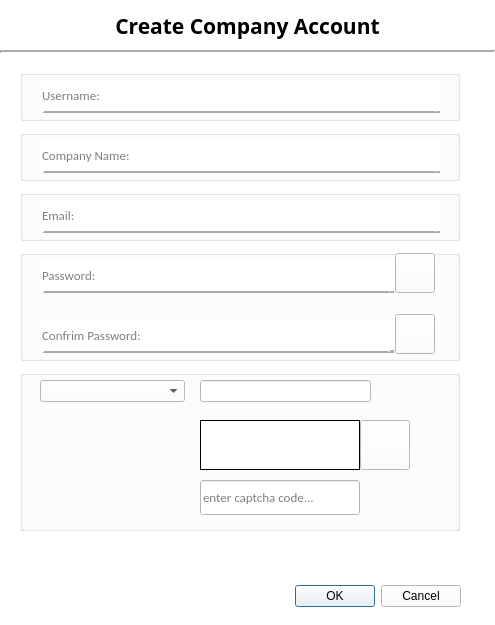
<?xml version="1.0" encoding="UTF-8"?>
<ui version="4.0">
 <class>CompanySignup</class>
 <widget class="QDialog" name="CompanySignup">
  <property name="geometry">
   <rect>
    <x>0</x>
    <y>0</y>
    <width>495</width>
    <height>625</height>
   </rect>
  </property>
  <property name="windowTitle">
   <string>Dialog</string>
  </property>
  <property name="styleSheet">
   <string notr="true">background-color: rgb(255, 255, 255);</string>
  </property>
  <widget class="QDialogButtonBox" name="buttonBox">
   <property name="geometry">
    <rect>
     <x>120</x>
     <y>580</y>
     <width>341</width>
     <height>32</height>
    </rect>
   </property>
   <property name="orientation">
    <enum>Qt::Horizontal</enum>
   </property>
   <property name="standardButtons">
    <set>QDialogButtonBox::Cancel|QDialogButtonBox::Ok</set>
   </property>
  </widget>
  <widget class="QGroupBox" name="usernameGroup_2">
   <property name="geometry">
    <rect>
     <x>20</x>
     <y>70</y>
     <width>440</width>
     <height>51</height>
    </rect>
   </property>
   <property name="font">
    <font>
     <family>Calibri Light</family>
     <pointsize>8</pointsize>
    </font>
   </property>
   <property name="title">
    <string/>
   </property>
   <widget class="Line" name="line_2">
    <property name="geometry">
     <rect>
      <x>20</x>
      <y>40</y>
      <width>400</width>
      <height>3</height>
     </rect>
    </property>
    <property name="font">
     <font>
      <family>Calibri Light</family>
      <pointsize>20</pointsize>
      <weight>50</weight>
      <bold>false</bold>
     </font>
    </property>
    <property name="frameShadow">
     <enum>QFrame::Raised</enum>
    </property>
    <property name="lineWidth">
     <number>5</number>
    </property>
    <property name="orientation">
     <enum>Qt::Horizontal</enum>
    </property>
   </widget>
   <widget class="QLineEdit" name="EditUsername">
    <property name="geometry">
     <rect>
      <x>20</x>
      <y>10</y>
      <width>400</width>
      <height>31</height>
     </rect>
    </property>
    <property name="font">
     <font>
      <family>Calibri</family>
      <pointsize>10</pointsize>
     </font>
    </property>
    <property name="maxLength">
     <number>20</number>
    </property>
    <property name="frame">
     <bool>false</bool>
    </property>
    <property name="placeholderText">
     <string>Username:</string>
    </property>
   </widget>
  </widget>
  <widget class="QLabel" name="signupLBL">
   <property name="geometry">
    <rect>
     <x>0</x>
     <y>0</y>
     <width>495</width>
     <height>51</height>
    </rect>
   </property>
   <property name="font">
    <font>
     <family>Noto Sans</family>
     <pointsize>16</pointsize>
     <weight>75</weight>
     <bold>true</bold>
    </font>
   </property>
   <property name="frameShape">
    <enum>QFrame::NoFrame</enum>
   </property>
   <property name="lineWidth">
    <number>1</number>
   </property>
   <property name="midLineWidth">
    <number>0</number>
   </property>
   <property name="text">
    <string>Create Company Account</string>
   </property>
   <property name="textFormat">
    <enum>Qt::AutoText</enum>
   </property>
   <property name="scaledContents">
    <bool>false</bool>
   </property>
   <property name="alignment">
    <set>Qt::AlignCenter</set>
   </property>
  </widget>
  <widget class="Line" name="line_1">
   <property name="geometry">
    <rect>
     <x>0</x>
     <y>42</y>
     <width>495</width>
     <height>20</height>
    </rect>
   </property>
   <property name="frameShadow">
    <enum>QFrame::Sunken</enum>
   </property>
   <property name="lineWidth">
    <number>2</number>
   </property>
   <property name="orientation">
    <enum>Qt::Horizontal</enum>
   </property>
  </widget>
  <widget class="QGroupBox" name="passwordGroup_2">
   <property name="geometry">
    <rect>
     <x>20</x>
     <y>250</y>
     <width>440</width>
     <height>111</height>
    </rect>
   </property>
   <property name="font">
    <font>
     <family>Calibri Light</family>
     <pointsize>8</pointsize>
    </font>
   </property>
   <property name="styleSheet">
    <string notr="true">background-color: rgb(255, 255, 255);</string>
   </property>
   <property name="title">
    <string/>
   </property>
   <widget class="Line" name="line_5">
    <property name="geometry">
     <rect>
      <x>20</x>
      <y>40</y>
      <width>354</width>
      <height>3</height>
     </rect>
    </property>
    <property name="font">
     <font>
      <family>Calibri Light</family>
      <pointsize>20</pointsize>
      <weight>50</weight>
      <bold>false</bold>
     </font>
    </property>
    <property name="frameShadow">
     <enum>QFrame::Raised</enum>
    </property>
    <property name="lineWidth">
     <number>5</number>
    </property>
    <property name="orientation">
     <enum>Qt::Horizontal</enum>
    </property>
   </widget>
   <widget class="QLineEdit" name="EditPassword">
    <property name="geometry">
     <rect>
      <x>20</x>
      <y>10</y>
      <width>400</width>
      <height>31</height>
     </rect>
    </property>
    <property name="font">
     <font>
      <family>Calibri</family>
      <pointsize>10</pointsize>
     </font>
    </property>
    <property name="text">
     <string/>
    </property>
    <property name="maxLength">
     <number>20</number>
    </property>
    <property name="frame">
     <bool>false</bool>
    </property>
    <property name="placeholderText">
     <string>Password:</string>
    </property>
   </widget>
   <widget class="QLineEdit" name="EditConfrimPassword">
    <property name="geometry">
     <rect>
      <x>20</x>
      <y>70</y>
      <width>400</width>
      <height>31</height>
     </rect>
    </property>
    <property name="font">
     <font>
      <family>Calibri</family>
      <pointsize>10</pointsize>
     </font>
    </property>
    <property name="maxLength">
     <number>20</number>
    </property>
    <property name="frame">
     <bool>false</bool>
    </property>
    <property name="placeholderText">
     <string>Confrim Password:</string>
    </property>
   </widget>
   <widget class="Line" name="line_6">
    <property name="geometry">
     <rect>
      <x>20</x>
      <y>100</y>
      <width>354</width>
      <height>3</height>
     </rect>
    </property>
    <property name="font">
     <font>
      <family>Calibri Light</family>
      <pointsize>20</pointsize>
      <weight>50</weight>
      <bold>false</bold>
     </font>
    </property>
    <property name="frameShadow">
     <enum>QFrame::Raised</enum>
    </property>
    <property name="lineWidth">
     <number>5</number>
    </property>
    <property name="orientation">
     <enum>Qt::Horizontal</enum>
    </property>
   </widget>
   <widget class="QPushButton" name="EyeBTN_1">
    <property name="geometry">
     <rect>
      <x>375</x>
      <y>3</y>
      <width>40</width>
      <height>40</height>
     </rect>
    </property>
    <property name="styleSheet">
     <string notr="true">background-color: rgb(255, 255, 255);</string>
    </property>
    <property name="text">
     <string/>
    </property>
   </widget>
   <widget class="QPushButton" name="EyeBTN_2">
    <property name="geometry">
     <rect>
      <x>375</x>
      <y>64</y>
      <width>40</width>
      <height>40</height>
     </rect>
    </property>
    <property name="styleSheet">
     <string notr="true">background-color: rgb(255, 255, 255);</string>
    </property>
    <property name="text">
     <string/>
    </property>
   </widget>
  </widget>
  <widget class="QGroupBox" name="phoneAndCaptchaBox">
   <property name="geometry">
    <rect>
     <x>20</x>
     <y>370</y>
     <width>440</width>
     <height>161</height>
    </rect>
   </property>
   <property name="title">
    <string/>
   </property>
   <widget class="QComboBox" name="PhoneComboBox">
    <property name="geometry">
     <rect>
      <x>20</x>
      <y>10</y>
      <width>145</width>
      <height>22</height>
     </rect>
    </property>
   </widget>
   <widget class="QLineEdit" name="EditPhoneNum">
    <property name="geometry">
     <rect>
      <x>180</x>
      <y>10</y>
      <width>171</width>
      <height>22</height>
     </rect>
    </property>
    <property name="maxLength">
     <number>10</number>
    </property>
   </widget>
   <widget class="QLabel" name="ShowCaptcha">
    <property name="geometry">
     <rect>
      <x>180</x>
      <y>50</y>
      <width>160</width>
      <height>50</height>
     </rect>
    </property>
    <property name="frameShape">
     <enum>QFrame::Box</enum>
    </property>
    <property name="text">
     <string/>
    </property>
   </widget>
   <widget class="QPushButton" name="RefreshBTN">
    <property name="geometry">
     <rect>
      <x>340</x>
      <y>50</y>
      <width>50</width>
      <height>50</height>
     </rect>
    </property>
    <property name="styleSheet">
     <string notr="true">background-color: rgb(255, 255, 255);</string>
    </property>
    <property name="text">
     <string/>
    </property>
   </widget>
   <widget class="QLineEdit" name="CaptchaLineEdit">
    <property name="geometry">
     <rect>
      <x>180</x>
      <y>110</y>
      <width>160</width>
      <height>35</height>
     </rect>
    </property>
    <property name="font">
     <font>
      <family>Calibri</family>
      <pointsize>10</pointsize>
     </font>
    </property>
    <property name="placeholderText">
     <string>enter captcha code...</string>
    </property>
   </widget>
  </widget>
  <widget class="QGroupBox" name="emailGroup">
   <property name="geometry">
    <rect>
     <x>20</x>
     <y>190</y>
     <width>440</width>
     <height>51</height>
    </rect>
   </property>
   <property name="font">
    <font>
     <family>Calibri Light</family>
     <pointsize>8</pointsize>
    </font>
   </property>
   <property name="title">
    <string/>
   </property>
   <widget class="Line" name="line_4">
    <property name="geometry">
     <rect>
      <x>20</x>
      <y>40</y>
      <width>400</width>
      <height>3</height>
     </rect>
    </property>
    <property name="font">
     <font>
      <family>Calibri Light</family>
      <pointsize>20</pointsize>
      <weight>50</weight>
      <bold>false</bold>
     </font>
    </property>
    <property name="frameShadow">
     <enum>QFrame::Raised</enum>
    </property>
    <property name="lineWidth">
     <number>5</number>
    </property>
    <property name="orientation">
     <enum>Qt::Horizontal</enum>
    </property>
   </widget>
   <widget class="QLineEdit" name="EditEmail">
    <property name="geometry">
     <rect>
      <x>20</x>
      <y>10</y>
      <width>400</width>
      <height>31</height>
     </rect>
    </property>
    <property name="font">
     <font>
      <family>Calibri</family>
      <pointsize>10</pointsize>
     </font>
    </property>
    <property name="frame">
     <bool>false</bool>
    </property>
    <property name="placeholderText">
     <string>Email:</string>
    </property>
   </widget>
  </widget>
  <widget class="QGroupBox" name="usernameGroup_3">
   <property name="geometry">
    <rect>
     <x>20</x>
     <y>130</y>
     <width>440</width>
     <height>51</height>
    </rect>
   </property>
   <property name="font">
    <font>
     <family>Calibri Light</family>
     <pointsize>8</pointsize>
    </font>
   </property>
   <property name="title">
    <string/>
   </property>
   <widget class="Line" name="line_3">
    <property name="geometry">
     <rect>
      <x>20</x>
      <y>40</y>
      <width>400</width>
      <height>3</height>
     </rect>
    </property>
    <property name="font">
     <font>
      <family>Calibri Light</family>
      <pointsize>20</pointsize>
      <weight>50</weight>
      <bold>false</bold>
     </font>
    </property>
    <property name="frameShadow">
     <enum>QFrame::Raised</enum>
    </property>
    <property name="lineWidth">
     <number>5</number>
    </property>
    <property name="orientation">
     <enum>Qt::Horizontal</enum>
    </property>
   </widget>
   <widget class="QLineEdit" name="Edit_CoName">
    <property name="geometry">
     <rect>
      <x>20</x>
      <y>10</y>
      <width>400</width>
      <height>31</height>
     </rect>
    </property>
    <property name="font">
     <font>
      <family>Calibri</family>
      <pointsize>10</pointsize>
     </font>
    </property>
    <property name="maxLength">
     <number>20</number>
    </property>
    <property name="frame">
     <bool>false</bool>
    </property>
    <property name="placeholderText">
     <string>Company Name:</string>
    </property>
   </widget>
  </widget>
 </widget>
 <resources/>
 <connections>
  <connection>
   <sender>buttonBox</sender>
   <signal>accepted()</signal>
   <receiver>CompanySignup</receiver>
   <slot>accept()</slot>
   <hints>
    <hint type="sourcelabel">
     <x>248</x>
     <y>254</y>
    </hint>
    <hint type="destinationlabel">
     <x>157</x>
     <y>274</y>
    </hint>
   </hints>
  </connection>
  <connection>
   <sender>buttonBox</sender>
   <signal>rejected()</signal>
   <receiver>CompanySignup</receiver>
   <slot>reject()</slot>
   <hints>
    <hint type="sourcelabel">
     <x>316</x>
     <y>260</y>
    </hint>
    <hint type="destinationlabel">
     <x>286</x>
     <y>274</y>
    </hint>
   </hints>
  </connection>
 </connections>
</ui>
